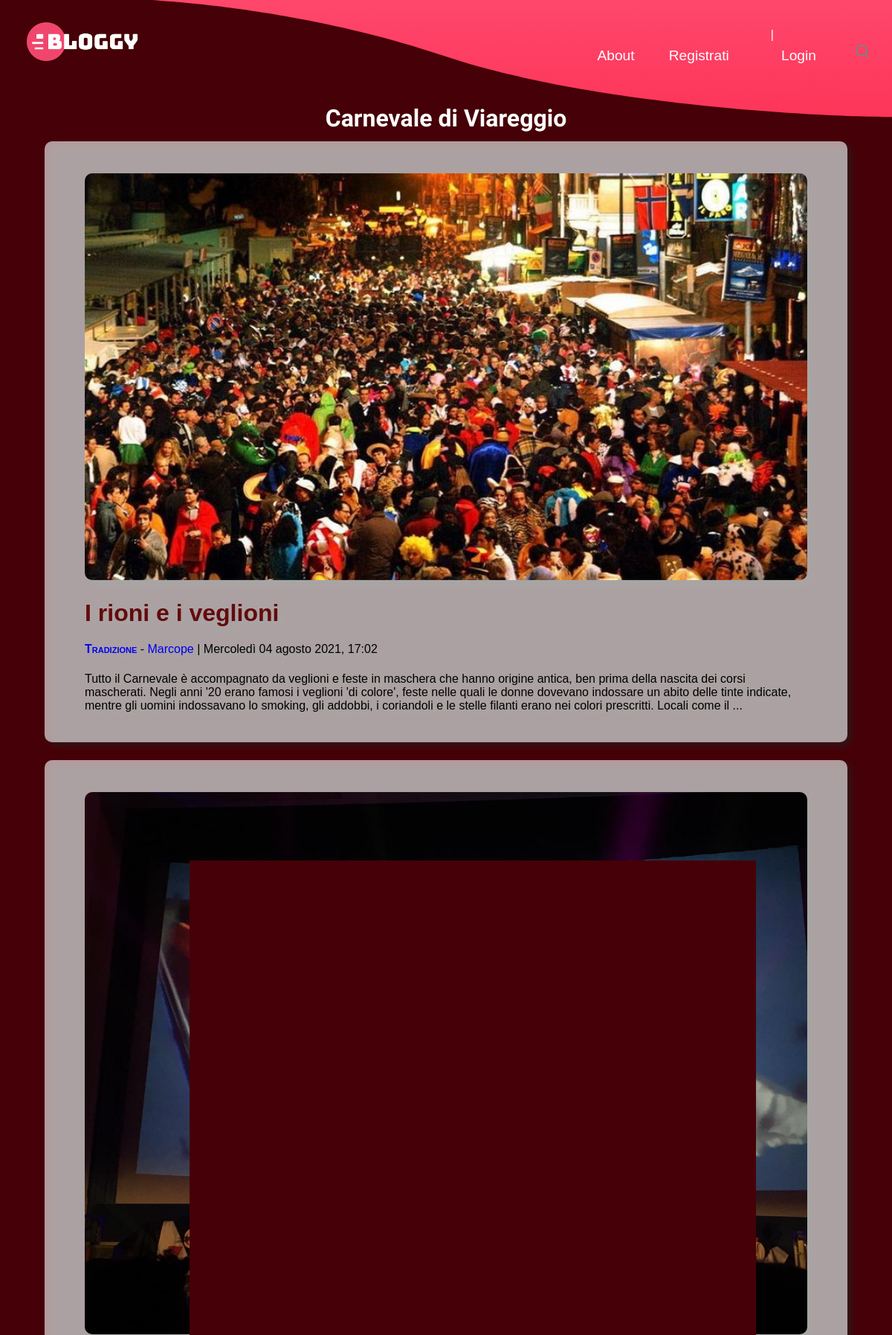
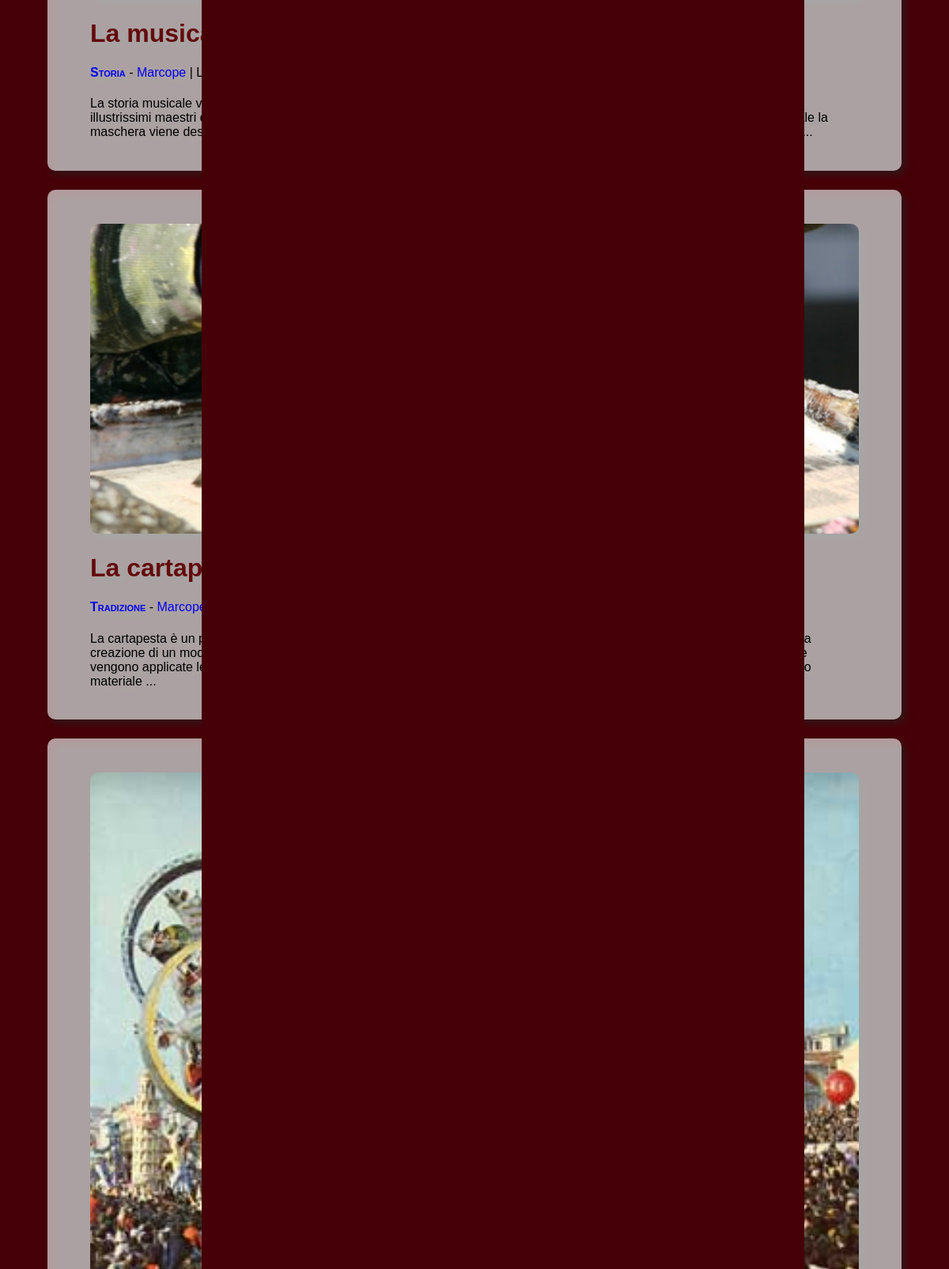
The page /blog.php?testoCerca=Carnevale di Viareggio (upper part) on the database its author committed (2 pictures, top to bottom).
### tables this page shows
CREATE TABLE IF NOT EXISTS post (
  id tinyint(3) NOT NULL AUTO_INCREMENT PRIMARY KEY,
  creato_il datetime NOT NULL,
  nome_b varchar(100) NOT NULL,
  categoria varchar(100) NOT NULL,
  titolo varchar(200) NOT NULL,
  autore varchar(100) NOT NULL,
  contenuto mediumtext NOT NULL,
  immagine varchar(100) NOT NULL,
  FOREIGN KEY (autore) REFERENCES users (username) ON DELETE CASCADE ON UPDATE CASCADE,
  FOREIGN KEY (nome_b) REFERENCES blog (nome_blog) ON DELETE CASCADE ON UPDATE CASCADE
);

### blog.php (the view, shortened to what this page needs)
<!DOCTYPE html>
<html lang="it">
<head>
</head>
<body>
	<div id="animation_container">
	</div>
	<header>
		<a href="index.php">
			<img src="image/logo.png" id="logo" alt="Logo" />
		</a>
		<form action="blog.php" method="get" id="cerca" name="cerca" title="Cerca nel sito...">
			<button type="submit" id="cercaBtn">
				<img src="image/search_icon.svg" alt="Cerca">
			</button>
		</form>
		<?php
		include "db_connect.php";
		if (!isset($_SESSION['user_session'])) { ?>
			<a href="reg-login/reg-login.php?login" class="dx" title="Effettua il login">Login</a>
			<span id="divisore" class="dx">|</span>
			<a href="reg-login/reg-login.php?registrazione" class="dx" title="Registrati">Registrati</a>
		<?php
		} ?>
		<a href="about.php" class="dx" title="About">About</a>
	</header>
	<nav id="nav_2"></nav>
	<main>
		<?php
		if (isset($_GET['testoCerca']) && empty($_GET['testoCerca'])) {
			echo "<p id='risultati'>Nessun risultato! 🔎</p>";
		} else {
			if (isset($_GET['testoCerca'])) {
				$blog_query = "SELECT DISTINCT nome_blog FROM blog WHERE nome_blog = '$_GET[testoCerca]'";
				$blog_execution = mysqli_query($conn, $blog_query) or die("Connessione fallita: " . mysqli_error($conn));
				if (mysqli_num_rows($blog_execution) > 0) {
					$query = "SELECT *, DATE_FORMAT(p.creato_il, '%W %d %M %Y, %H:%i') AS niceDate FROM blog AS b, post AS p WHERE b.nome_blog = '$_GET[testoCerca]' AND b.nome_blog = p.nome_b ORDER BY p.creato_il DESC";
				}
				$cat_query = "SELECT DISTINCT categoria FROM post WHERE categoria = '$_GET[testoCerca]'";
				$cat_execution = mysqli_query($conn, $cat_query) or die("Connessione fallita: " . mysqli_error($conn));
				if (mysqli_num_rows($cat_execution) == 0 && mysqli_num_rows($blog_execution) == 0) {
					echo '<p id="risultati">Nessun risultato per: "' . $_GET['testoCerca'] . '"! 🔎</p>';
				} else {
					$execution = mysqli_query($conn, $query) or die("Connessione fallita: " . mysqli_error($conn));
					echo "<h1>$_GET[testoCerca]</h1>";
					if (!empty($execution)) {
						while ($riga = mysqli_fetch_assoc($execution)) {
							$id = $riga['id'];
							$data = $riga['niceDate'];
							$categoria = $riga['categoria'];
							$titolo = $riga['titolo'];
							$autore = $riga['autore'];
							$contenuto = $riga['contenuto'];
							$immagine = $riga['immagine'];
							echo "<div class='post' id='post_$id'>
									<a href='single.php?id=$id' title='Visita il post \"$titolo\"!' style='color:rgb(99, 10, 13)'>
										<img src='image/$immagine' alt='Immagine post'>
										<h1>$titolo</h1>
						 			</a>
                            				<p>
										<a href='blog.php?testoCerca=$categoria' title='Visita il post \"$titolo\"!'>
									   		<b>$categoria</b>
									   	</a> - ";
							if (isset($_SESSION['user_session']) && $autore == $_SESSION['user_session']) echo "<a href='reg-login/account.php'>$autore</a> | ";
							else echo "<a href='reg-login/account.php?username=$autore'>$autore</a> | ";
							echo ucfirst($data) . " </p>";
							if (strlen($contenuto) > 400) {
								echo "<p>" . substr($contenuto, 0, 400) . '...</p><br>
                        			</div>';
							} else {
								echo "<p>$contenuto</p><br>
                        			</div>";
							}
						}
					} else echo "<p>Nessun post!</p>";
				}
			}
		}
		?>
	</main>
</body>
</html>

### index.css (style rules this page uses)
:root { --sfondo_post: rgb(255, 255, 255, .6); }
* { font-family: Averta, Helvetica, Arial, sans-serif; }
body { margin: 0; background: rgb(70, 0, 7); }
#animation_container { position: fixed; top: 0; z-index: -1; opacity: .9; pointer-events: none; }
a { text-decoration: none; }
#nav_1, #nav_2, header { position: fixed; top: 0; left: 0; }
#nav_2 { width: 100%; height: 163px; transition: 0.8s; z-index: 2; }
#nav_2:before { position: absolute; left: 0; content: ''; width: calc(100% - 999px); height: 163px; }
#nav_2:after { position: absolute; right: 0; content: ''; width: 1000px; height: 163px; background: url("image/nav_2.svg"); }
header { right: 0; margin: 1.5% 2%; z-index: 4; transition: 0.6s; }
header a, header p:not(#autocompletamento p), #divisore { color: #fff; transition: .5s; }
#logo { width: 150px; float: left; cursor: pointer; margin: 1% 0 1% 1%; padding-bottom: 10px; transition: .2s; }
.dx { float: right; margin: 1.65% 1.5%; transition: .5s; }
a[href="reg-login/reg-login.php?registrazione"], a[href="reg-login.php?registrazione"] { margin-right: 0; }
#divisore { margin: 1.7% 10px; }
a[href="reg-login/reg-login.php?login"], a[href="reg-login.php?login"] { margin-left: 0; }
#cerca { float: right; width: 30px; margin: 1.4% 0; padding: 1px; border-radius: 20px; background: transparent; transition: .5s; }
#cercaBtn { float: right; width: 30px; height: 30px; background-color: transparent; border-radius: 20px; cursor: pointer; border: none; }
main { margin: 200px 0 20%; }
main h1:not(.blog h1, .post h1, .avviso h1) { color: #fff; font-family: 'Bungee'; font-size: 3em; text-align: center; margin: -5% 0 0; }
.blog, .post { background-color: var(--sfondo_post); border-radius: 10px; text-align: center; filter: drop-shadow(5px 5px 5px #222); }
.post { margin: 1.5% 30%; }
.blog img[alt='Immagine blog'], .post img[alt='Immagine post'] { width: 90%; margin-top: 4%; border-radius: 10px; }
.blog h1, .blog p, .post h1, .post p { margin: 2% 5%; }
.post b { font-variant: small-caps; }
.post p { margin-top: 0 }
.post h1, .post p { text-align: left; }
@media screen and (max-width:1200px) { header { margin: 1.5% 2% 1%; } }
@media screen and (max-width:1200px) { header>a.dx { margin: 4% 4% 0 0 } }
@media screen and (max-width:1200px) { header #cerca { margin-top: 3% } }
@media screen and (max-width:1200px) { main h1:not(.blog h1, .post h1, .avviso h1) { font-size: 2em } }
@media screen and (max-width:1200px) { .post, #sezione_commenti { margin: 1% auto 2%; width: 90% } }
@media screen and (min-width:768px) { #sezioni_btn, #open_sidenav, a.dx, #user_name { font-size: 1em } }
@media screen and (min-width:1200px) { #sezioni_btn, #open_sidenav, a.dx, #user_name { font-size: 1.2em } }

### rows shown on the page
post: immagine (picture), titolo "I rioni e i veglioni", categoria "Tradizione", autore "Marcope", data "Mercoledì 04 agosto 2021, 17:02", contenuto "Tutto il Carnevale è accompagnato da veglioni e feste in maschera che hanno origine antica, ben prima della nascita dei corsi mascherati. Negli anni '20 erano famosi i veglioni 'di colore', feste nelle quali le donne dovevano indossare un abito delle tinte indicate, mentre gli uomini indossavano lo smoking, gli addobbi, i coriandoli e le stelle filanti erano nei colori prescritti. Locali come il"
post: immagine (picture), titolo "La musica del Carnevale di Viareggio", categoria "Storia", autore "Marcope", data "Lunedì 05 luglio 2021, 08:03", contenuto "La storia musicale viareggina affonda le proprie radici nei primi anni '20, quando le poesie dedicate alla città del Carnevale degli illustrissimi maestri quali Egisto Malfatti e Lelio Maffei furono messe in musica. Quest'ultimo è autore di 'Maschereide', nella quale la maschera viene descritta come il mezzo per abbandonare sé stessi ed essere come la stessa canzone cita: 'il volto sincero dell"
post: immagine (picture), titolo "La cartapesta", categoria "Tradizione", autore "Marcope", contenuto "La cartapesta è un preparato essenzialmente composto da acqua, colla, gesso e carta; il procedimento di lavorazione parte dalla creazione di un modello in argilla. Con una colata di gesso su questo modello si ottiene il negativo del calco, all'interno del quale vengono applicate le strisce di carta che sono state precedentemente imbevute in un composto di acqua e colla. Grazie a questo materiale"
post: immagine (picture)

### other values the page prints
$_GET[testoCerca] "Carnevale di Viareggio"
